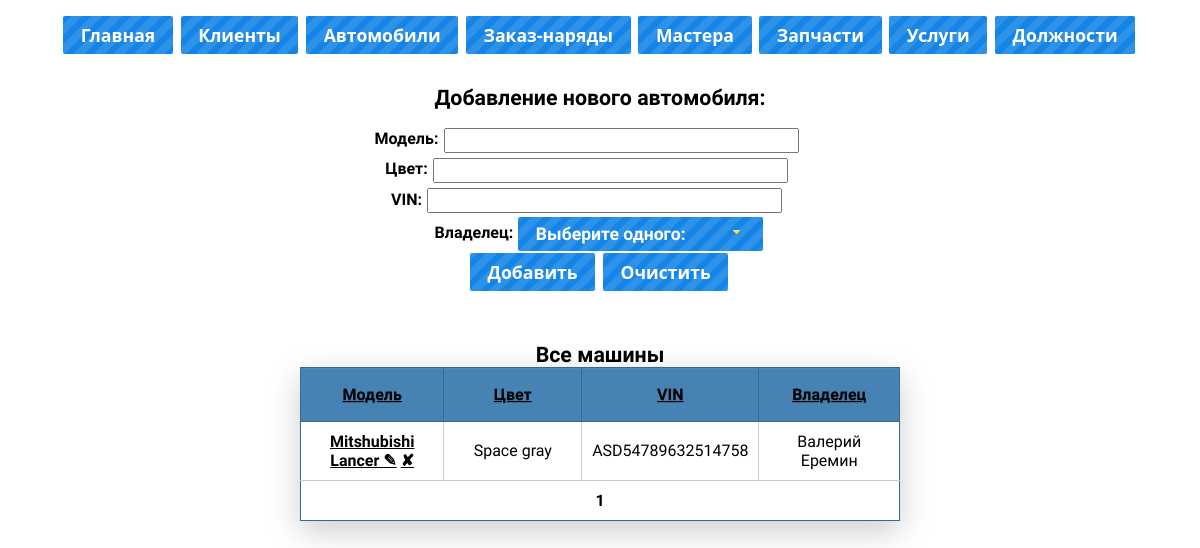
The app's page /cars.php with its own data.
### tables this page shows
CREATE TABLE `cars` (
  `id` int(11) NOT NULL,
  `Name` varchar(45) NOT NULL,
  `Color` varchar(45) NOT NULL,
  `VIN` varchar(45) NOT NULL,
  `clients_id` int(11) NOT NULL
);

CREATE TABLE `clients` (
  `id` int(11) NOT NULL,
  `Name` varchar(120) NOT NULL,
  `Adress` varchar(255) NOT NULL,
  `Phone` varchar(12) NOT NULL
);

### cars.php (the view, shortened to what this page needs)
<?php
include "include/mysql.php";
include "include/header.php";
?>
<body>
<header>
	<?php include "include/nav.php"; ?>
</header>
<section id="content">
<article>
<form name="new_client" method="post" action="cars.php">
	<? if(!isset($_GET["edit"])) {?>
  <h2 class="pad">Добавление нового автомобиля:</h2>
<? } else {?>
	<h2 class="pad">Редактирование автомобиля:</h2>
	<? }?>
  <p><b>Модель:</b><input class="ui-spinner-input" name="name" type="text" size="40" value="<?=$name?>"></p>
  <p><b>Цвет:</b><input class="ui-spinner-input" name="color" type="text" size="40" value="<?=$color?>"></p>
  <p><b>VIN:</b><input class="ui-spinner-input" name="VIN" type="text" size="40" value="<?=$VIN?>"></p>
	<p><b>Владелец:</b>
  	</p>
  <p><input class="ui-button ui-widget ui-corner-all"   type="submit" value="<? if(isset($_GET["edit"])) echo "Обновить"; else echo "Добавить";?>">
  <? if(!isset($_GET["edit"])) {?><input class="ui-button ui-widget ui-corner-all"  type="reset" value="Очистить"><? } ?></p>
 </form>
 <table class="heavyTable" class="price-table" border="1">
   <caption>Все машины <br></caption>
   <tr class="price-column">
    <th><a href="#">Модель</a></th>
    <th><a href="#">Цвет</a></th>
	  <th><a href="#">VIN</a></th>
	  <th><a href="#">Владелец</a></th>
   </tr>
   <?
	 $q="SELECT COUNT(*) as `c` FROM `cars`";
	 $q=mysqli_query($link,$q);
	 $q=mysqli_fetch_array($q);
	 $c=$q["c"];
	 $page = $_GET["page"] ?? 1;
	 $start = ($page-1)*PAGE_MAX;
	 $pages= intval($c/PAGE_MAX);
	 if($pages*PAGE_MAX < $c) $pages++;
	 $q="SELECT `cars`.*, `clients`.`Name` as `ClientName` FROM `cars` JOIN `clients` WHERE `clients`.`id`=`clients_id`";
	 $q.=" LIMIT $start, ".PAGE_MAX;
		$q=mysqli_query($link,$q);
		$empty=true;
		while($a=mysqli_fetch_array($q))
		{
			$empty=false;
			echo "<tr><td><a href=\"/cars.php?edit=".$a['id']."\" title=\"Изменить\">".$a['Name']." &#9998;</a>  <a href=\"/cars.php?delete=".$a['id']."\" title=\"Удалить\"> &#10008;</a></td>";
			echo "<td>".$a['Color']."</td>";
			echo "<td>".$a['VIN']."</td>";
			echo "<td>".$a['ClientName']."</td></td>";
		}
		if($empty) echo '<tr><td colspan="4"><h2>Записей нет.</h2></td></tr>';
		else {
			echo '<tr><td class="paginator" colspan="4">';
				for($i=1;$i<=$pages;$i++) {
					if($i!=$page)
						echo '<a href="/cars.php?page='.$i.'"> '.$i.' </a>';
					else
						echo '<b> '.$i.' </b>';
				}
			echo '</td></tr>';
		}
   ?>
   </table>
</section>
<?php include "include/footer.php"; ?>

### css/style.css (style rules this page uses)
* { box-sizing: border-box; font-family: 'Arimo', sans-serif; margin: 0; padding: 0; }
body { text-align: center; }
#content, header, footer { width: 1200px; margin: 0 auto; }
header { padding:15px 0 15px 0; }
h2 { color:black; font-weight: 700; font-size: 16pt; }
.pad { display: block; margin: 15px; }
.paginator { height: 20px; }
table a { color:black; font-weight: 700; }
table caption { color:black; font-weight: 700; font-size: 16pt; }
table { width: 100%; max-width: 600px; border-collapse: collapse; border: 1px solid #38678f; margin: 50px auto; background: white; }
th { background: steelblue; height: 54px; width: 25%; font-weight: lighter; text-shadow: 0 1px 0 #38678f; color: white; border: 1px solid #38678f; box-shadow: inset 0px 1px 2px #568ebd; transition: all 0.2s; }
tr { border-bottom: 1px solid #cccccc; }
tr:last-child { border-bottom: 0px; }
td { border-right: 1px solid #cccccc; padding: 10px; transition: all 0.2s; }
td:last-child { border-right: 0px; }
.heavyTable { box-shadow: 0 10px 30px rgba(0, 0, 0, 0.2); animation: float 5s infinite; }

### records on screen
cars: Name "Mitshubishi Lancer", Color "Space gray", VIN "ASD54789632514758", clients.Name "Валерий Еремин"
